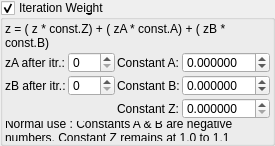
    <widget class="MyGroupBox" name="groupCheck_transf_function_enabledz_false">
     <property name="title">
      <string>Iteration Wei&amp;ght</string>
     </property>
     <property name="checkable">
      <bool>true</bool>
     </property>
     <layout class="QVBoxLayout" name="verticalLayout_20" stretch="0,0">
      <property name="spacing">
       <number>2</number>
      </property>
      <property name="leftMargin">
       <number>2</number>
      </property>
      <property name="topMargin">
       <number>2</number>
      </property>
      <property name="rightMargin">
       <number>2</number>
      </property>
      <property name="bottomMargin">
       <number>2</number>
      </property>
      <item>
       <widget class="QLabel" name="label_3">
        <property name="text">
         <string>z = ( z * const.Z) + ( zA * const.A) + ( zB * const.B)</string>
        </property>
        <property name="wordWrap">
         <bool>true</bool>
        </property>
       </widget>
      </item>
      <item>
       <layout class="QGridLayout" name="gridLayout_31" columnstretch="0,0,0,1">
        <property name="spacing">
         <number>2</number>
        </property>
        <item row="1" column="2">
         <widget class="QLabel" name="label_43">
          <property name="text">
           <string>Constant B:</string>
          </property>
         </widget>
        </item>
        <item row="3" column="0" colspan="4">
         <widget class="QLabel" name="label">
          <property name="text">
           <string>Normal use : Constants A &amp; B are negative numbers, Constant Z remains at 1.0 to 1.1</string>
          </property>
          <property name="wordWrap">
           <bool>true</bool>
          </property>
         </widget>
        </item>
        <item row="2" column="2">
         <widget class="QLabel" name="label_63">
          <property name="text">
           <string>Constant Z:</string>
          </property>
         </widget>
        </item>
        <item row="2" column="3">
         <widget class="MyDoubleSpinBox" name="spinbox_transf_scale_1">
          <property name="sizePolicy">
           <sizepolicy hsizetype="Minimum" vsizetype="Maximum">
            <horstretch>0</horstretch>
            <verstretch>0</verstretch>
           </sizepolicy>
          </property>
          <property name="prefix">
           <string/>
          </property>
          <property name="suffix">
           <string/>
          </property>
          <property name="decimals">
           <number>6</number>
          </property>
          <property name="minimum">
           <double>0.000000000000000</double>
          </property>
          <property name="maximum">
           <double>99.989999999999995</double>
          </property>
          <property name="singleStep">
           <double>0.100000000000000</double>
          </property>
         </widget>
        </item>
        <item row="0" column="1">
         <widget class="MySpinBox" name="spinboxInt_transf_int_A">
          <property name="sizePolicy">
           <sizepolicy hsizetype="Minimum" vsizetype="Maximum">
            <horstretch>0</horstretch>
            <verstretch>0</verstretch>
           </sizepolicy>
          </property>
          <property name="minimum">
           <number>0</number>
          </property>
          <property name="maximum">
           <number>250</number>
          </property>
          <property name="value">
           <number>0</number>
          </property>
         </widget>
        </item>
        <item row="0" column="3">
         <widget class="MyDoubleSpinBox" name="spinbox_transf_offsetA_0">
          <property name="sizePolicy">
           <sizepolicy hsizetype="Minimum" vsizetype="Maximum">
            <horstretch>0</horstretch>
            <verstretch>0</verstretch>
           </sizepolicy>
          </property>
          <property name="prefix">
           <string/>
          </property>
          <property name="suffix">
           <string/>
          </property>
          <property name="decimals">
           <number>6</number>
          </property>
          <property name="minimum">
           <double>-99.989999999999995</double>
          </property>
          <property name="maximum">
           <double>99.989999999999995</double>
          </property>
          <property name="singleStep">
           <double>0.100000000000000</double>
          </property>
         </widget>
        </item>
        <item row="0" column="0">
         <widget class="QLabel" name="label_76">
          <property name="text">
           <string>zA after itr.:</string>
          </property>
         </widget>
        </item>
        <item row="1" column="3">
         <widget class="MyDoubleSpinBox" name="spinbox_transf_offsetB_0">
          <property name="sizePolicy">
           <sizepolicy hsizetype="Minimum" vsizetype="Maximum">
            <horstretch>0</horstretch>
            <verstretch>0</verstretch>
           </sizepolicy>
          </property>
          <property name="prefix">
           <string/>
          </property>
          <property name="suffix">
           <string/>
          </property>
          <property name="decimals">
           <number>6</number>
          </property>
          <property name="minimum">
           <double>-99.989999999999995</double>
          </property>
          <property name="maximum">
           <double>99.989999999999995</double>
          </property>
          <property name="singleStep">
           <double>0.100000000000000</double>
          </property>
         </widget>
        </item>
        <item row="1" column="1">
         <widget class="MySpinBox" name="spinboxInt_transf_int_B">
          <property name="sizePolicy">
           <sizepolicy hsizetype="Minimum" vsizetype="Maximum">
            <horstretch>0</horstretch>
            <verstretch>0</verstretch>
           </sizepolicy>
          </property>
          <property name="maximum">
           <number>250</number>
          </property>
         </widget>
        </item>
        <item row="0" column="2">
         <widget class="QLabel" name="label_39">
          <property name="text">
           <string>Constant A:</string>
          </property>
         </widget>
        </item>
        <item row="1" column="0">
         <widget class="QLabel" name="label_77">
          <property name="text">
           <string>zB after itr.:</string>
          </property>
         </widget>
        </item>
       </layout>
      </item>
     </layout>
    </widget>
